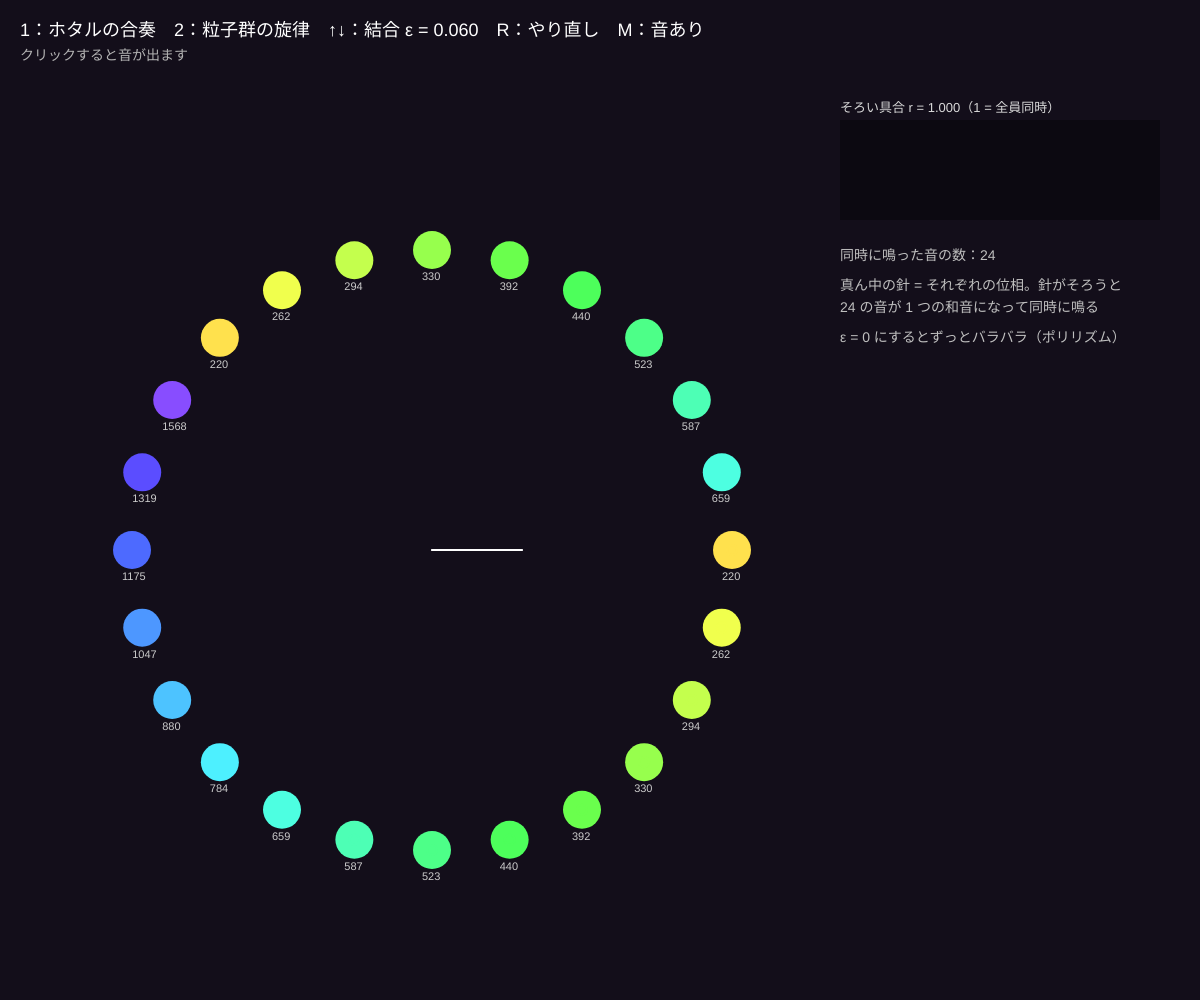
Frame 1 (no input)
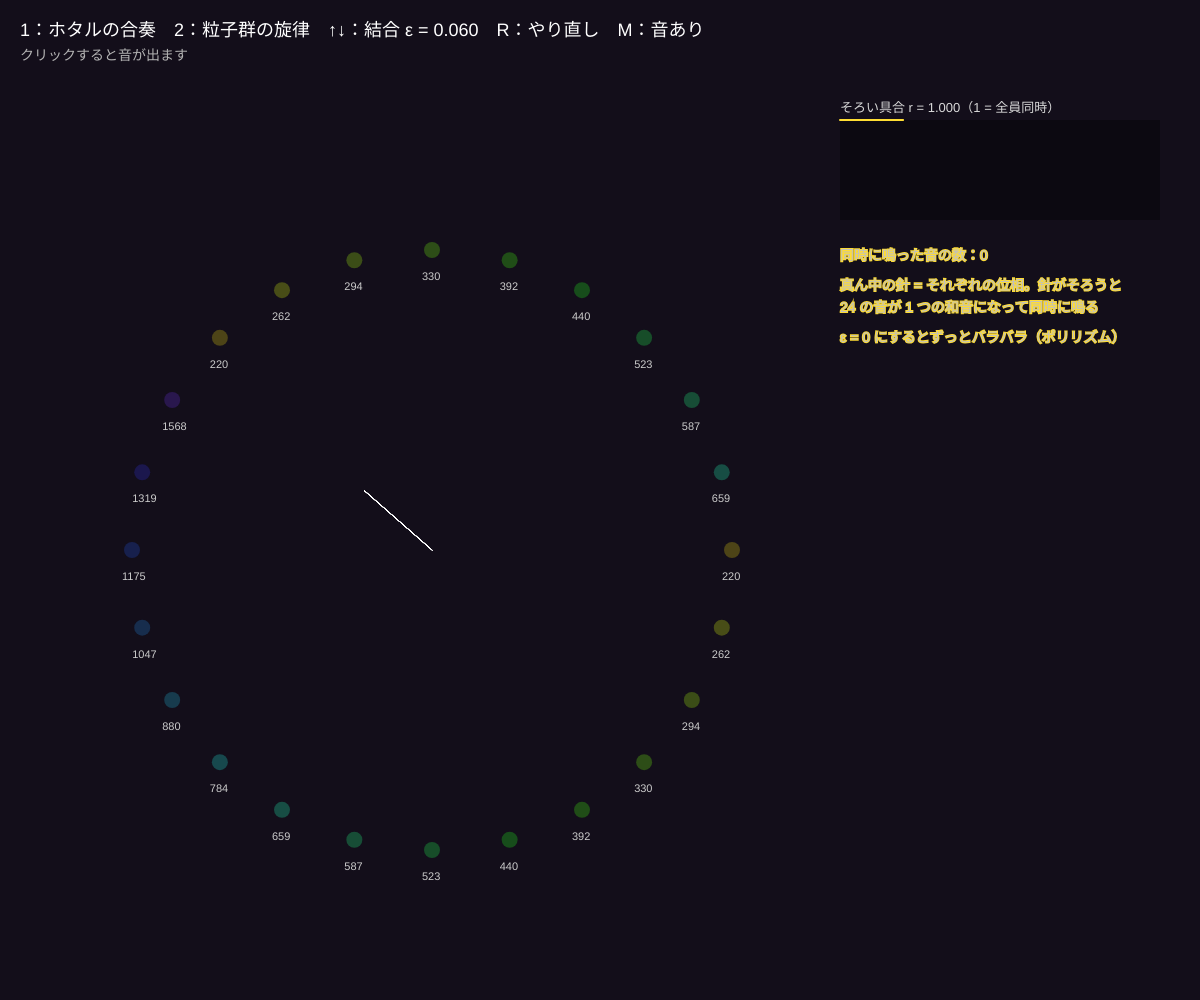
Frame 60 (no input)
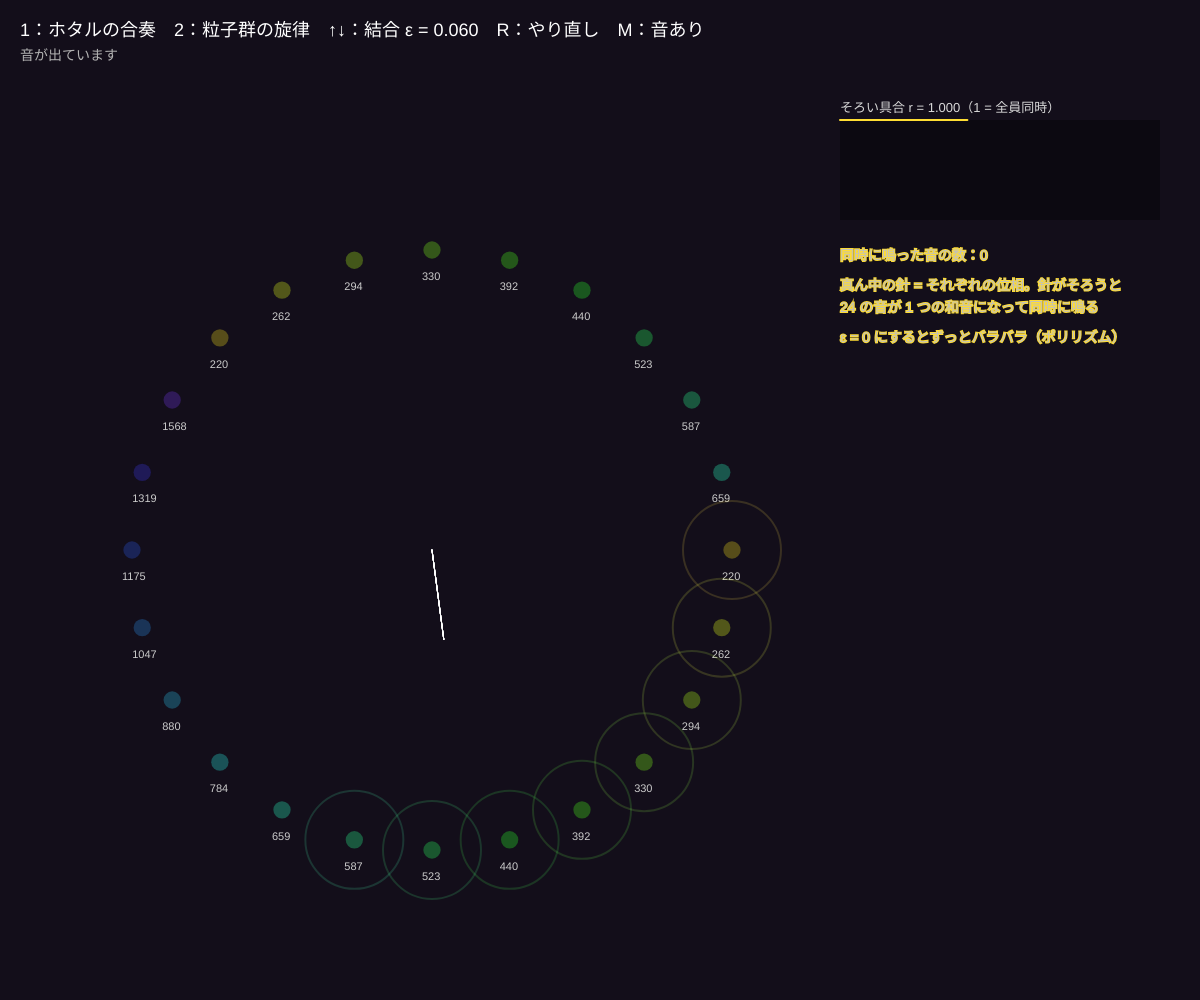
Frame 120 (the mouse pressed at the canvas centre since frame 60)

The p5.js sketch that drew these frames (run headless with seeded random() and noise() and a simulated clock; from frame 60 on, the mouse is pressed at the canvas centre):

// p5.js sketch
// ── sketch.js
// ============================================
// 14 群れの音楽 🔊
// 1 = ホタルの合奏：24 匹のホタルがそれぞれ自分の音を持つ。光ったら鳴る。パルス結合（02 と同じ）で同期が進むと、バラバラの音が和音のリズムにそろう
// 2 = 粒子群の旋律：PSO（05 と同じ）を 1 回まわすごとに、粒子の高さ（y）で音程を決めてアルペジオで鳴らす。群れが答えに集まると音もそろう
// クリック = 音を出す（最初に 1 回）/ 1・2 = モード / ↑↓ = 結合 ε（1）・テンポ（2）/ R = やり直し / M = 消音
// ※ 一番下の「音を鳴らすための道具」まで全部コピーしてください
// ============================================

let modeId = 1;
let muted = false;
let volume = 0.18;           // ★ 音の大きさ（0〜0.4）
// 五音音階（ラ ド レ ミ ソ）を 3 オクターブ
const SCALE = [0, 3, 5, 7, 10];
function noteFreq(k) { let o = Math.floor(k / 5), s = SCALE[((k % 5) + 5) % 5]; return 220 * Math.pow(2, o + s / 12); }
// ---- モード 1：ホタル
let NFF = 24, eps = 0.06, curveB = 3, period = 1.6;   // ★ 数・結合・曲がり具合・周期（秒）
let flies = [], rHist = [];
// ---- モード 2：PSO（Rastrigin）
let NP = 10, wIn = 0.72, c1 = 1.49, c2 = 1.49;      // ★ PSO の係数
let parts = [], gBest = { x: 0, y: 0 }, gBestVal = Infinity, iterCount = 0, bestHist = [];
let beatFrames = 24;                                  // 1 回の PSO を何フレームごとに行うか（テンポ）
const LO = -5.12, HI = 5.12;
let ripples = [];

function setup() {
  createCanvas(windowWidth, windowHeight);
  colorMode(HSB, 360, 100, 100, 100);
  resetFireflies(); resetPSO();
}
function resetFireflies() { flies = []; for (let i = 0; i < NFF; i++) flies.push({ ph: Math.random(), glow: 0, note: i % 15 }); rHist = []; }
function rastrigin(x, y) { return 20 + x * x - 10 * Math.cos(2 * Math.PI * x) + y * y - 10 * Math.cos(2 * Math.PI * y); }
function resetPSO() {
  parts = []; gBestVal = Infinity; iterCount = 0; bestHist = [];
  for (let i = 0; i < NP; i++) {
    let x = LO + Math.random() * (HI - LO), y = LO + Math.random() * (HI - LO);
    parts.push({ x, y, vx: 0, vy: 0, bx: x, by: y, bv: rastrigin(x, y) });
  }
  for (let p of parts) if (p.bv < gBestVal) { gBestVal = p.bv; gBest = { x: p.bx, y: p.by }; }
}
function fX(ph) { return Math.log(1 + (Math.exp(curveB) - 1) * ph) / curveB; }
function fInv(x) { return (Math.exp(curveB * x) - 1) / (Math.exp(curveB) - 1); }

function draw() {
  background(265, 45, 10);
  if (modeId === 1) drawFireflies(); else drawPSO();
  for (let rp of ripples) { noFill(); stroke(rp.h, 70, 100, rp.a * 100); strokeWeight(2); circle(rp.x, rp.y, rp.r); rp.r += 4; rp.a *= 0.93; }
  ripples = ripples.filter((rp) => rp.a > 0.03);
  noStroke(); fill(0, 0, 100); textSize(18);
  text('1：ホタルの合奏　2：粒子群の旋律　↑↓：' + (modeId === 1 ? '結合 ε = ' + nf(eps, 1, 3) : 'テンポ（' + beatFrames + ' フレーム / 回）') + '　R：やり直し　M：' + (muted ? '消音中' : '音あり'), 20, 36);
  fill(0, 0, 70); textSize(14);
  text(audioReady() ? '音が出ています' : 'クリックすると音が出ます', 20, 60);
}

function drawFireflies() {
  // ---- パルス結合（全員が全員を見る）
  let fired = [], done = new Uint8Array(NFF);
  for (let i = 0; i < NFF; i++) { flies[i].ph += 1 / 60 / period; if (flies[i].ph >= 1) fired.push(i); }
  while (fired.length) {
    let i = fired.pop(); if (done[i]) continue;
    done[i] = 1; flies[i].ph = 0; flies[i].glow = 1;
    for (let j = 0; j < NFF; j++) if (!done[j]) { let x = fX(flies[j].ph) + eps; if (x >= 1) fired.push(j); else flies[j].ph = fInv(x); }
  }
  // 同時に光ったホタルの音をまとめて鳴らす（多すぎるときは音量を下げる）
  let now = []; for (let i = 0; i < NFF; i++) if (done[i]) now.push(i);
  let cx = width * 0.36, cy = height * 0.55, R = Math.min(width, height) * 0.3;
  for (let k = 0; k < now.length && k < 8; k++) {
    let i = now[k];
    playNote(noteFreq(flies[i].note), 0, 0.35, muted ? 0 : volume / Math.sqrt(Math.max(1, now.length)), 'triangle');
    ripples.push({ x: cx + R * Math.cos((i / NFF) * Math.PI * 2), y: cy + R * Math.sin((i / NFF) * Math.PI * 2), r: 10, a: 0.8, h: 50 + flies[i].note * 15 });
  }
  let sx = 0, sy = 0;
  for (let f of flies) { sx += Math.cos(f.ph * Math.PI * 2); sy += Math.sin(f.ph * Math.PI * 2); }
  let r = Math.hypot(sx, sy) / NFF;
  rHist.push(r); if (rHist.length > 300) rHist.shift();
  noStroke();
  for (let i = 0; i < NFF; i++) {
    let f = flies[i], x = cx + R * Math.cos((i / NFF) * Math.PI * 2), y = cy + R * Math.sin((i / NFF) * Math.PI * 2);
    fill(50 + f.note * 15, 70, 30 + 70 * f.glow); circle(x, y, 16 + 22 * f.glow);
    fill(0, 0, 80); textSize(11); text(Math.round(noteFreq(f.note)), x - 10, y + 30);
    // 位相の針
    stroke(0, 0, 100, 40); strokeWeight(1); line(cx, cy, cx + 0.3 * R * Math.cos(f.ph * Math.PI * 2), cy + 0.3 * R * Math.sin(f.ph * Math.PI * 2)); noStroke();
    f.glow *= 0.88;
  }
  drawPlot(rHist, width - 360, 120, 320, 100, 0, 1, color(50, 80, 100), 'そろい具合 r = ' + nf(r, 1, 3) + '（1 = 全員同時）');
  fill(0, 0, 75); textSize(14);
  text('同時に鳴った音の数：' + now.length, width - 360, 260);
  text('真ん中の針 = それぞれの位相。針がそろうと', width - 360, 290);
  text('24 の音が 1 つの和音になって同時に鳴る', width - 360, 312);
  text('ε = 0 にするとずっとバラバラ（ポリリズム）', width - 360, 342);
}

function drawPSO() {
  if (frameCount % beatFrames === 0) {
    // ---- PSO を 1 回まわす
    for (let p of parts) {
      let r1 = Math.random(), r2 = Math.random();
      p.vx = constrain(wIn * p.vx + c1 * r1 * (p.bx - p.x) + c2 * r2 * (gBest.x - p.x), -2, 2);
      p.vy = constrain(wIn * p.vy + c1 * r1 * (p.by - p.y) + c2 * r2 * (gBest.y - p.y), -2, 2);
      p.x = constrain(p.x + p.vx, LO, HI); p.y = constrain(p.y + p.vy, LO, HI);
      let v = rastrigin(p.x, p.y);
      if (v < p.bv) { p.bv = v; p.bx = p.x; p.by = p.y; }
    }
    for (let p of parts) if (p.bv < gBestVal) { gBestVal = p.bv; gBest = { x: p.bx, y: p.by }; }
    iterCount++;
    bestHist.push(Math.log10(Math.max(gBestVal, 1e-12))); if (bestHist.length > 300) bestHist.shift();
    // ---- 粒子の高さ y → 音程（上ほど高い）。左の粒子から順にアルペジオ
    let order = parts.map((p, i) => i).sort((a, b) => parts[a].x - parts[b].x);
    order.forEach((i, k) => {
      let note = Math.round(((parts[i].y - LO) / (HI - LO)) * 14);
      playNote(noteFreq(note), k * 0.06, 0.25, muted ? 0 : volume * 0.6, 'sine');
    });
  }
  let sz = Math.min(height - 120, width * 0.55), ox = 30, oy = 90;
  let SX = (x) => ox + ((x - LO) / (HI - LO)) * sz, SY = (y) => oy + sz - ((y - LO) / (HI - LO)) * sz;
  noStroke(); fill(0, 0, 0, 30); rect(ox, oy, sz, sz);
  stroke(0, 0, 100, 10); strokeWeight(1);
  for (let k = 0; k <= 14; k++) { let y = oy + sz - (k / 14) * sz; line(ox, y, ox + sz, y); }          // 音程の線
  noStroke(); fill(0, 0, 60); textSize(11);
  for (let k = 0; k <= 14; k += 5) text(Math.round(noteFreq(k)) + ' Hz', ox + sz + 6, oy + sz - (k / 14) * sz + 4);
  for (let p of parts) {
    let note = Math.round(((p.y - LO) / (HI - LO)) * 14);
    fill(50 + note * 15, 70, 100); circle(SX(p.x), SY(p.y), 14);
  }
  fill(0, 90, 100); circle(SX(gBest.x), SY(gBest.y), 8);
  noFill(); stroke(120, 70, 100); strokeWeight(2); circle(SX(0), SY(0), 20);
  let gx = ox + sz + 70;
  drawPlot(bestHist, gx, 120, width - gx - 30, 120, -12, 2, color(0, 85, 100), 'Rastrigin の最良値 log10 f（本当の最小値 0 は緑の ○）');
  noStroke(); fill(0, 0, 90); textSize(15);
  text('反復 ' + iterCount + ' 回、最良値 f = ' + (gBestVal < 1e-4 ? gBestVal.toExponential(2) : nf(gBestVal, 1, 4)), gx, 280);
  fill(0, 0, 70); textSize(14);
  text('粒子の高さ = 音程（横線 1 本 = 五音音階の 1 音）', gx, 312);
  text('群れが 1 か所に集まると、10 個の音が同じ高さになる', gx, 336);
  text('局所解に止まった粒子は、別の音を鳴らし続ける', gx, 360);
}

function mousePressed() { startAudio(); }
function keyPressed() {
  startAudio();
  if (key === '1') modeId = 1;
  if (key === '2') modeId = 2;
  if (key === UP_ARROW) { if (modeId === 1) eps = Math.min(eps + 0.01, 0.3); else beatFrames = Math.max(beatFrames - 4, 8); }
  if (key === DOWN_ARROW) { if (modeId === 1) eps = Math.max(eps - 0.01, 0); else beatFrames = Math.min(beatFrames + 4, 60); }
  if (key === 'r' || key === 'R') { if (modeId === 1) resetFireflies(); else resetPSO(); }
  if (key === 'm' || key === 'M') muted = !muted;
}

// ---------- やってみよう ----------
// 1. モード 1 で ε = 0 にするとバラバラな音（でも周期は同じなので、ずっと同じパターン）。ε を上げると何秒でそろう？
// 2. period を 0.5 にするとテンポが速くなる。SCALE を [0, 2, 4, 7, 9]（ド レ ミ ソ ラ）に変えると明るい響きに
// 3. モード 2 で R を何回か。答え（0）に集まると同じ音になる。途中で止まると 2 つの音が残る（局所解の音）
// 4. wIn（慣性）を 0.95 にすると、粒子がなかなか止まらず、音もいつまでも動き回る
// 5. playNote の 'sine' を 'square' や 'sawtooth' に変えて、音色を比べよう

// ==================================================
// ここから下は「グラフの道具」と「音を鳴らすための道具」です（Web Audio）
// （中身は読まなくても OK。消さないでね）
// ==================================================
function drawPlot(arr, x, y, w, h, lo, hi, c, title) {
  noStroke(); fill(0, 0, 0, 35); rect(x, y, w, h);
  fill(0, 0, 85); textSize(13); text(title, x, y - 8);
  if (arr.length < 2) return;
  noFill(); stroke(c); strokeWeight(2);
  beginShape();
  for (let i = 0; i < arr.length; i++) vertex(x + (i / 299) * w, y + h - constrain((arr[i] - lo) / (hi - lo), 0, 1) * h);
  endShape();
}
let audioCtx, masterOut;
function startAudio() {
  if (!audioCtx) {
    audioCtx = new AudioContext();
    masterOut = audioCtx.createDynamicsCompressor();
    masterOut.connect(audioCtx.destination);
  }
  audioCtx.resume();
}
function audioReady() { return !!audioCtx && audioCtx.state === 'running'; }
// 周波数 freq（Hz）の音を、delay 秒後に dur 秒だけ鳴らす
function playNote(freq, delay, dur, vol, type) {
  if (!audioReady() || vol <= 0) return;
  let t = audioCtx.currentTime + delay;
  let o = audioCtx.createOscillator(), g = audioCtx.createGain();
  o.type = type; o.frequency.value = constrain(freq, 30, 8000);
  g.gain.setValueAtTime(0, t);
  g.gain.linearRampToValueAtTime(constrain(vol, 0, 0.4), t + 0.01);
  g.gain.exponentialRampToValueAtTime(0.0001, t + dur);
  o.connect(g); g.connect(masterOut);
  o.start(t); o.stop(t + dur + 0.05);
}
